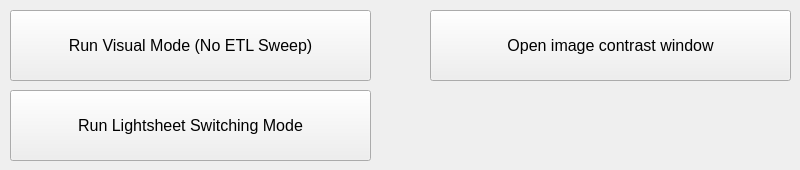
          <widget class="QWidget" name="AlignmentTabWidget">
           <attribute name="title">
            <string>Alignment</string>
           </attribute>
           <widget class="QPushButton" name="VisualModeButton">
            <property name="geometry">
             <rect>
              <x>10</x>
              <y>10</y>
              <width>361</width>
              <height>71</height>
             </rect>
            </property>
            <property name="font">
             <font>
              <pointsize>12</pointsize>
              <weight>50</weight>
              <italic>false</italic>
              <bold>false</bold>
             </font>
            </property>
            <property name="text">
             <string>Run Visual Mode (No ETL Sweep)</string>
            </property>
           </widget>
           <widget class="QPushButton" name="LightsheetSwitchingModeButton">
            <property name="geometry">
             <rect>
              <x>10</x>
              <y>90</y>
              <width>361</width>
              <height>71</height>
             </rect>
            </property>
            <property name="font">
             <font>
              <pointsize>12</pointsize>
              <weight>50</weight>
              <italic>false</italic>
              <bold>false</bold>
             </font>
            </property>
            <property name="text">
             <string>Run Lightsheet Switching Mode</string>
            </property>
           </widget>
           <widget class="QPushButton" name="ContrastWindowButton">
            <property name="geometry">
             <rect>
              <x>430</x>
              <y>10</y>
              <width>361</width>
              <height>71</height>
             </rect>
            </property>
            <property name="font">
             <font>
              <pointsize>12</pointsize>
              <weight>50</weight>
              <italic>false</italic>
              <bold>false</bold>
             </font>
            </property>
            <property name="toolTip">
             <string>Show local contrast across the image, e.g. for test target</string>
            </property>
            <property name="text">
             <string>Open image contrast window</string>
            </property>
           </widget>
          </widget>
